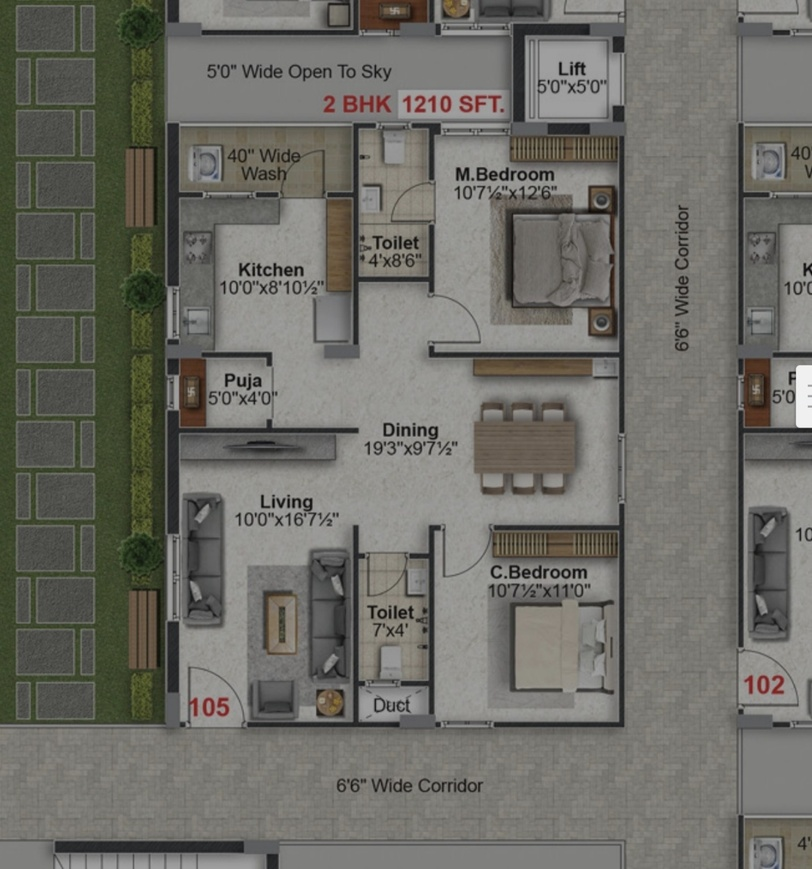
#> input picture projects/flat-105/input/floor-plan.jpg, 812 x 869 px, shrunk from 1435 x 1536 before the run
$ python -i extract.py   (imports and definitions only)
#> lines starting #> are read from the running program, lines starting #| are printed output that depends on the picture; after the words box and inside, x2 and y2 are one past the last pixel; in counts of white or black regions, pixels touching at a corner belong together
#> further down, picture is the input picture: shape (869, 812, 3); mean B, G, R 102.4, 109, 109.6
"""Stage 1 — mechanical extraction (no interpretation).

    python -m vk_pipeline.extract <source.pdf|png|jpg> <work_dir> [--page N]

Writes into work_dir:
    page.png         raster of the source (what Claude looks at)
    grid.png         page.png with a labelled pixel grid (for reading coordinates)
    walls_mask.png   binary mask of detected wall pixels (source pixel space)
    raw_overlay.png  numbered wall candidates drawn over the page
    raw.json         candidates: wall rects, text spans + dimension strings (PDF), scale hints

All coordinates in raw.json are in *page.png pixel space* (y down). For PDFs `px_per_unit`
records the PDF-point -> pixel factor so plan.json can still reference real PDF points.
"""
from __future__ import annotations

import argparse
import json
import sys
from pathlib import Path

import cv2
import numpy as np

from .units import DIM_PAIR_RE, parse_length, parse_pair

PDF_DPI = 200


# ---------------------------------------------------------------- rasterise
# [63 lines left out: functions load_source, extract_pdf_vectors, not called in this run]


# ---------------------------------------------------------------- walls
def wall_mask(img: np.ndarray) -> tuple[np.ndarray, int]:
    """Detect wall pixels: dark, and at least `min_t` px thick in one direction (kills text & hatching)."""
    gray = cv2.cvtColor(img, cv2.COLOR_BGR2GRAY)
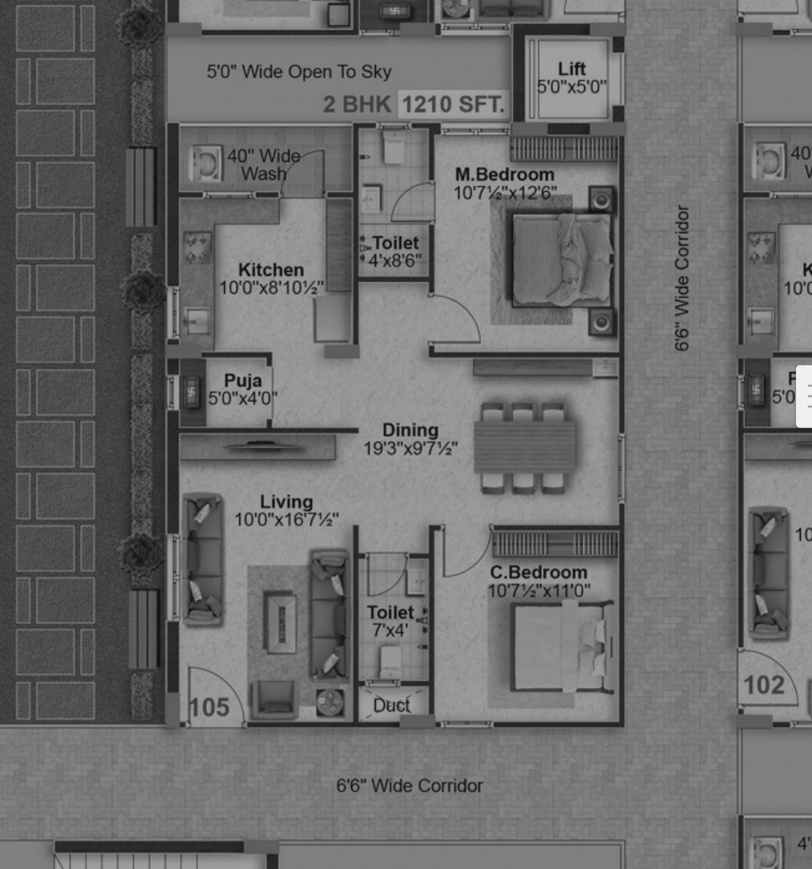
#> gray: shape (869, 812); min 5, max 247, mean 108.5
    # walls are the darkest large structures; pick threshold from histogram (Otsu on the dark tail)
    thr = min(90, int(cv2.threshold(gray, 0, 255, cv2.THRESH_BINARY + cv2.THRESH_OTSU)[0] * 0.6))
#> thr = 60
    dark = (gray < thr).astype(np.uint8) * 255
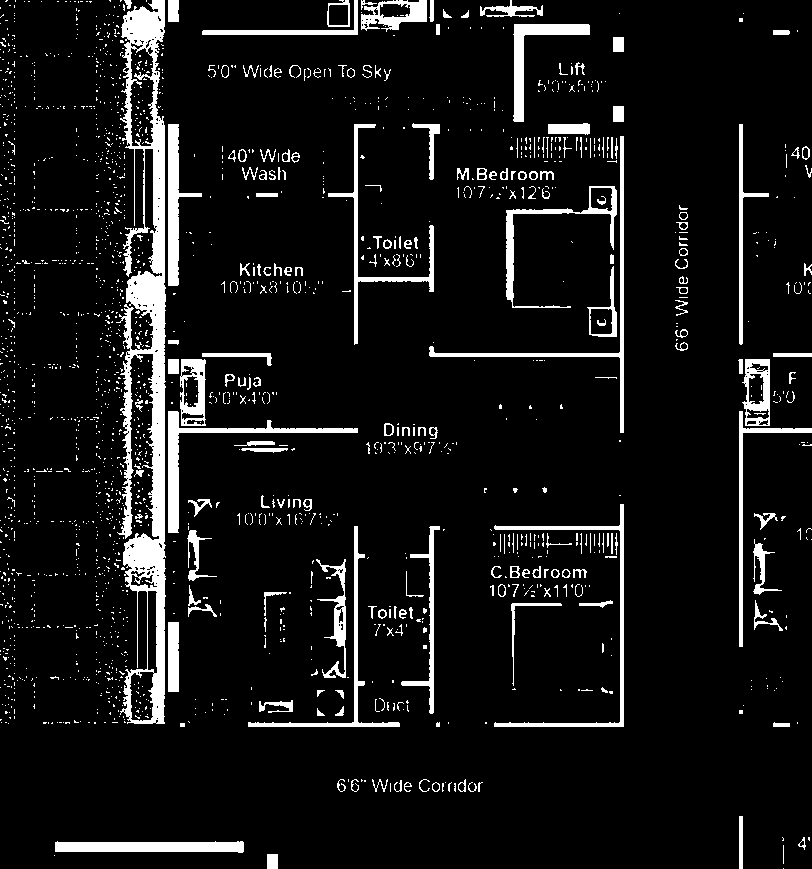
#> dark: shape (869, 812); 8.3% white; 2058 white regions (1847 under 20 px), largest, box (x1, y1, x2, y2) and area: (116, 0, 166, 724) 14912, (168, 411, 358, 533) 2242, (429, 136, 624, 433) 1985
    h, w = gray.shape
#> h = 869; w = 812
    min_t = max(4, round(min(h, w) / 220))  # typical wall >= ~0.45% of the image size
#> min_t = 4
    k = cv2.getStructuringElement(cv2.MORPH_RECT, (min_t, min_t))
    thick = cv2.morphologyEx(dark, cv2.MORPH_OPEN, k)
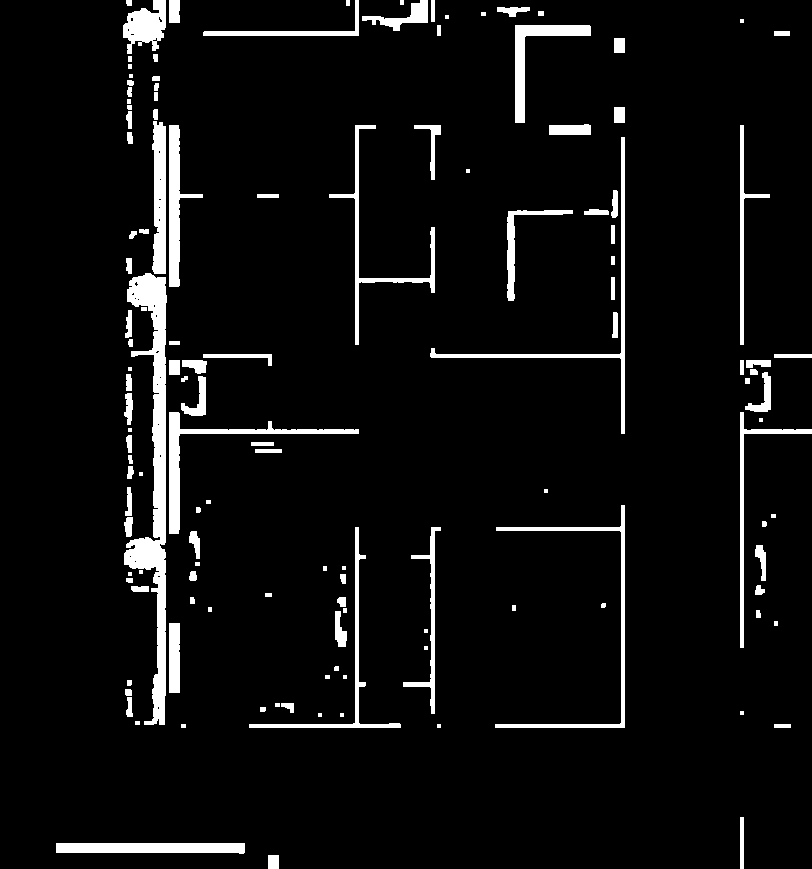
#> thick: shape (869, 812); 5.8% white; 134 white regions (19 under 20 px), largest, box (x1, y1, x2, y2) and area: (124, 273, 167, 725) 6930, (169, 412, 359, 534) 2230, (430, 137, 625, 434) 1979
    # keep only components that are long (walls), drop blobs like text glyph clusters
    n, lab, stats, _ = cv2.connectedComponentsWithStats(thick, 8)
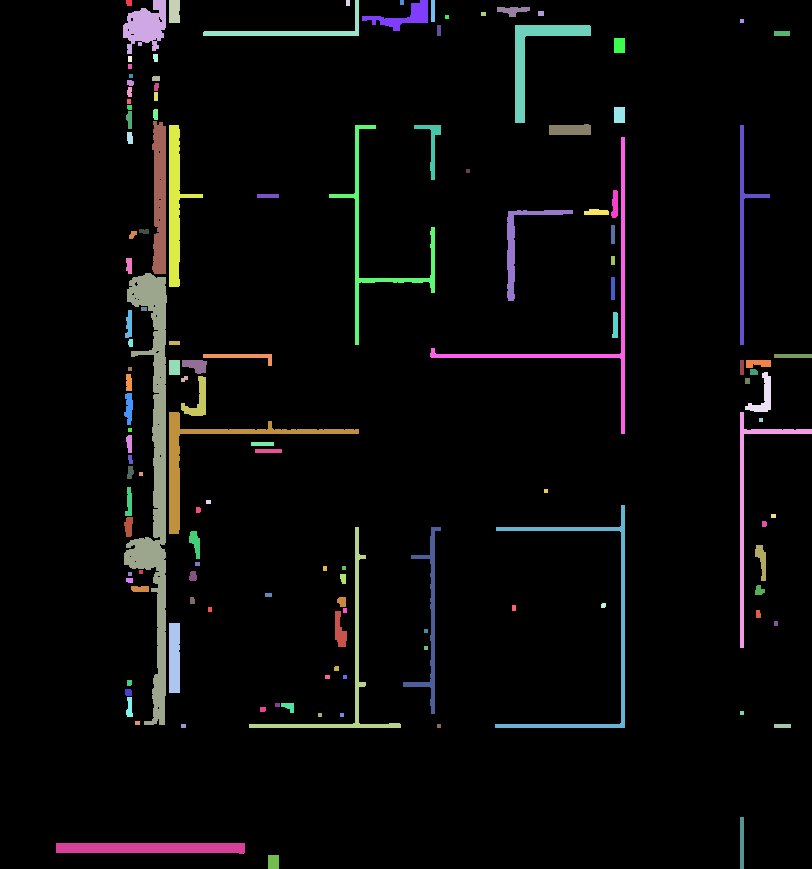
#> lab: shape (869, 812) int32; 135 distinct labels, from 0 to 134; one colour per label, 0 black
#> n = 135; stats = 135 rows, first 6: [0, 0, 812, 869, 665004], [126, 0, 6, 6, 34], [123, 0, 43, 54, 1424], [169, 0, 11, 23, 249], [346, 0, 4, 6, 24], [203, 0, 156, 36, 903]
    out = np.zeros_like(thick)
    min_len = min_t * 5
#> min_len = 20
    for i in range(1, n):
        x, y, bw, bh, area = stats[i]
        if max(bw, bh) >= min_len:
            out[lab == i] = 255
#> this loop made 134 passes
#> (x, y, bw, bh, area) on passes 1, 2, 3, 4, 5, 6, 7, 8, 9, 10, 11, 14: (126, 0, 6, 6, 34), (123, 0, 43, 54, 1424), (169, 0, 11, 23, 249), (346, 0, 4, 6, 24), (203, 0, 156, 36, 903), (400, 0, 4, 5, 20), (362, 0, 66, 31, 724), (431, 0, 4, 22, 88), (497, 7, 33, 10, 197), (538, 11, 6, 5, 30), (481, 12, 5, 4, 20), (437, 25, 4, 11, 44)
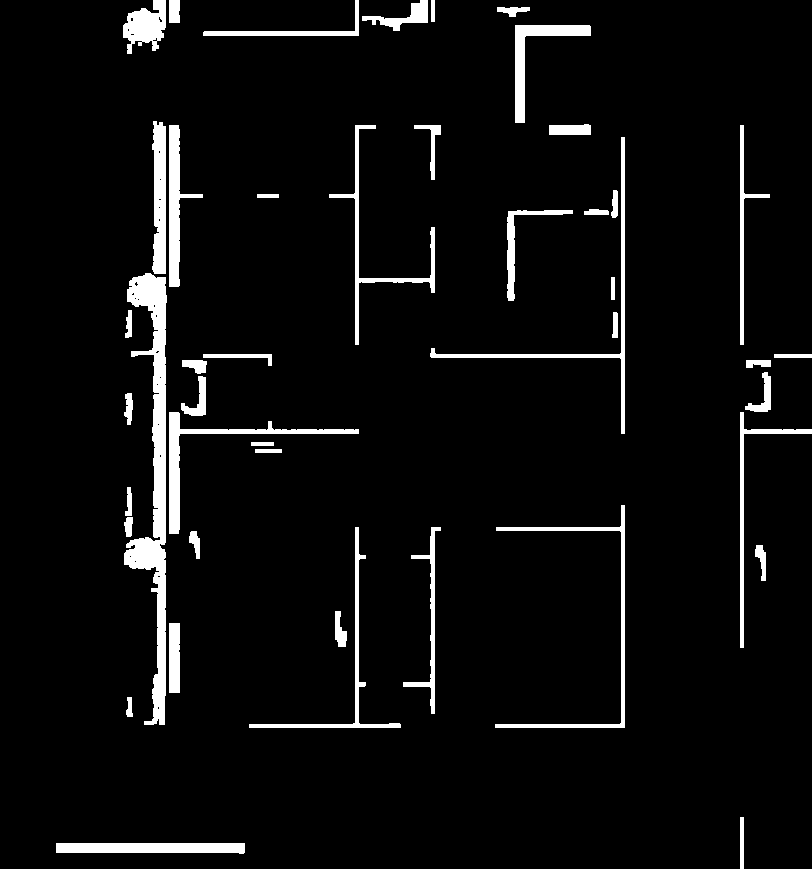
#> out: shape (869, 812); 5.2% white; 45 white regions, largest, box (x1, y1, x2, y2) and area: (124, 273, 167, 725) 6930, (169, 412, 359, 534) 2230, (430, 137, 625, 434) 1979
    return out, min_t


# [109 lines left out: functions wall_rects, thickness_mode, draw_grid, draw_rects, imwrite, main, not called in this run]


# [2 lines not run here, left out]

>>> import cv2
>>> picture = cv2.imread('../../projects/flat-105/input/floor-plan.jpg')
>>> result = wall_mask(picture)
